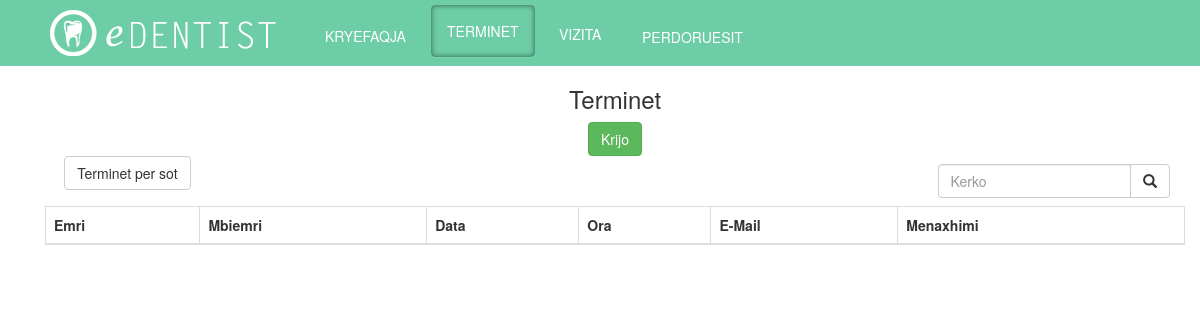
Page /admin/index.php?admin=terminet (signed in) on the earlier database version.
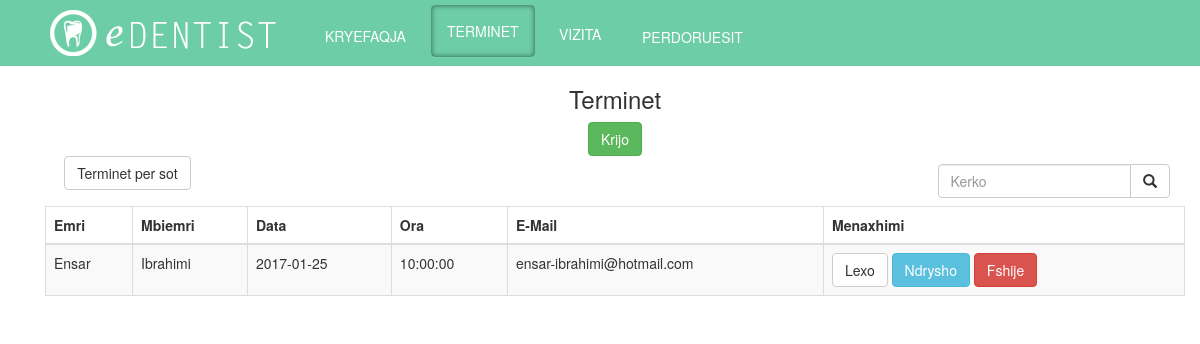
Same page on the later database version.
### tables this page shows
CREATE TABLE `user` (
  `user_id` int(11) NOT NULL,
  `username` varchar(100) NOT NULL,
  `password` varchar(100) NOT NULL,
  `name` varchar(100) NOT NULL,
  `surname` varchar(100) NOT NULL,
  `email` varchar(100) NOT NULL,
  `admin` tinyint(1) NOT NULL
);

CREATE TABLE `termini` (
  `id_termini` int(11) NOT NULL,
  `date` date NOT NULL,
  `time` time NOT NULL,
  `id_users` int(11) NOT NULL
);

### admin/terminet.php (the view, shortened to what this page needs)
<?php
if(!isset($_SESSION['logged_in']))
 {
     $message = "Nuk keni akses.";
     echo "<script type='text/javascript'>alert('$message');</script>" ;
      header("refresh:0 url=../index.php");
 }
 else if($_SESSION['mof'] == 0)
 {
      $message = "Nuk keni akses.";
     echo "<script type='text/javascript'>alert('$message');</script>" ;
      header("refresh:0 url=../index.php");
 }
 else{
 $date = date("Y-m-d");
?>
<div class="container">
            <div class="row">
                <h3 >Terminet</h3>
                    <a href="?admin=create" class="btn btn-success ">Krijo</a>
            </div>
     <div class="row">
         <div class="col-sm-2">
                                <a class="btn btn-default" href="CRUD/search.php?id=<?php echo $date?>" >Terminet per sot</a>
                            </div>
                   <div class="col-sm-3 col-md-3 pull-right ">
                       <form class="navbar-form" role="search" action="CRUD/search.php" method="POST">
        <div class="input-group">
            <input type="text" class="form-control" placeholder="Kerko" name="srch-term" id="srch-term">
            <div class="input-group-btn">
                <button class="btn btn-default" type="submit"><i class="glyphicon glyphicon-search"></i></button>
            </div>
        </div>
        </form>
        </div>
            </div>
                <table class="table table-striped table-bordered">
                  <thead>
                    <tr>
                      <th>Emri</th>
                      <th>Mbiemri</th>
                      <th>Data</th>
                      <th>Ora</th>
                      <th>E-Mail</th>
                      <th>Menaxhimi</th>
                    </tr>
                  </thead>
                  <tbody>
                  <?php
                  $selektimi = "SELECT u.user_id, u.name, u.surname, t.date, t.time, u.email, t.id_termini FROM user AS u INNER JOIN termini AS t ON u.user_id=t.id_users WHERE t.date >='".$date."'  ORDER BY `t`.`date` ASC, t.time ASC";
		$result = mysql_query($selektimi) or die ('invalid query:'. mysql_error());
                       while($row = mysql_fetch_array($result))
		{
			list($user_id, $name, $surname,  $date, $time, $email, $termini_id )=$row;
			echo '  <tr>';
			echo '<td>'.$name.'</td>';
			echo '<td>'.$surname.'</td>';
                        echo '<td>'.$date.'</td>';
			echo '<td>'.$time.'</td>';
			echo '<td>'.$email.'</td>';
                        echo '<td><a class="btn btn-default" href="CRUD/read.php?id='.$termini_id.'" >Lexo</a>';
                        echo '<a class="btn btn-info   " href="CRUD/update.php?id='.$termini_id.'" >Ndrysho</a>';
                        echo '<a class="btn btn-danger" href="CRUD/delete.php?id='.$termini_id.'" >Fshije</a></td>';
			echo '  </tr>';
		}
                  ?>
                  </tbody>
            </table>
        </div>
    </div>
 <?php
 }

Differences in the rows shown:
now on this page (row edited): user: name "Ensar", surname "Ibrahimi", termini.date "2017-01-25", termini.time "10:00:00", email "ensar-ibrahimi@hotmail.com"
